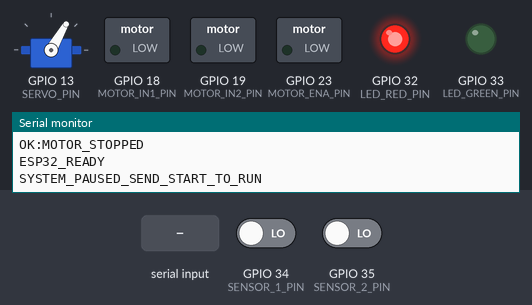
Recording of a sketch running on a simulated ESP32. On the bench: servo, switched loads named in the sketch (green lamp = pin HIGH), output pins drawn as LEDs (lit = HIGH), the last lines printed to the serial monitor. Inputs (shaded band) come from the test bench; at power-on: GPIO 34 (SENSOR_1_PIN) LOW, GPIO 35 (SENSOR_2_PIN) LOW.

Above: at 1.2 s.
1.3 s: "START\n" received over Serial
At 2.1 s:
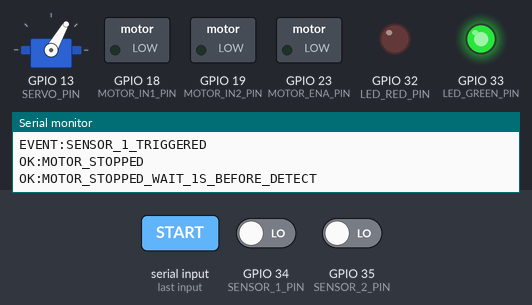
2.8 s: "STOP\n" received over Serial
At 4.2 s:
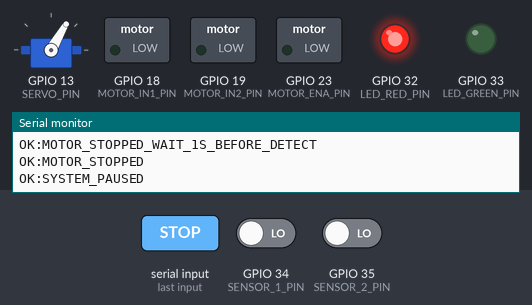
Timing chart, 0 to 5.8 s (numbered marks = the images above; inputs shaded):
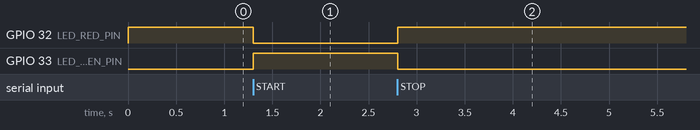

Measured:
- after the input at 1.3 s, GPIO 32 (LED_RED_PIN): HIGH → LOW at once; GPIO 33 (LED_GREEN_PIN): LOW → HIGH at once
- after the input at 2.8 s, GPIO 32 (LED_RED_PIN): LOW → HIGH at once; GPIO 33 (LED_GREEN_PIN): HIGH → LOW at once

The sketch:

pcba_esp32_controller.ino
```cpp
#include <Arduino.h>
#include <ESP32Servo.h>

// =====================================================
// PIN CONFIG
// =====================================================
#define SENSOR_1_PIN 34
#define SENSOR_2_PIN 35
#define SERVO_PIN    13

#define LED_RED_PIN    32
#define LED_GREEN_PIN  33

// =====================================================
// MOTOR CONFIG
// =====================================================
#define MOTOR_IN1_PIN 18
#define MOTOR_IN2_PIN 19
#define MOTOR_ENA_PIN 23

// =====================================================
// SENSOR CONFIG
// =====================================================
#define SENSOR_ACTIVE_STATE LOW
#define SENSOR1_IGNORE_TIME_MS 1200
#define CAMERA_STABLE_TIME_MS 2000

// =====================================================
// SERVO CONFIG
// =====================================================
#define SERVO_NORMAL_ANGLE 60
#define SERVO_SORT_ANGLE   150

#define SERVO_SORT_TIME_MS   3000
#define SERVO_RETURN_TIME_MS 3000

// =====================================================
// QUEUE CONFIG
// =====================================================
#define EVENT_QUEUE_SIZE  20
#define RESULT_QUEUE_SIZE 10

Servo sorterServo;

// =====================================================
// SYSTEM STATE
// =====================================================
enum SystemState {
  RUNNING,
  WAIT_CAMERA_STABLE,
  WAIT_RASPBERRY_RESULT,
  SORTING_NG,
  SERVO_RETURNING,
  PAUSED
};

SystemState currentState = PAUSED;
bool systemPaused = true;

// =====================================================
// EVENT TYPE
// =====================================================
enum EventType {
  EVENT_SENSOR_1,
  EVENT_SENSOR_2,
  EVENT_RESULT_OK,
  EVENT_RESULT_NG,
  EVENT_START,
  EVENT_STOP,
  EVENT_RESET_QUEUE
};

struct SystemEvent {
  EventType type;
};

// =====================================================
// FREERTOS HANDLES
// =====================================================
QueueHandle_t eventQueue;
QueueHandle_t resultQueue;

SemaphoreHandle_t stateMutex;
SemaphoreHandle_t pauseMutex;

// =====================================================
// TIMING
// =====================================================
unsigned long ignoreSensor1Until = 0;
unsigned long servoActionStartTime = 0;
unsigned long cameraStableStartTime = 0;

bool sensor1Locked = false;
bool sensor2Locked = false;

// =====================================================
// LED STATUS FUNCTIONS
// =====================================================
void setLedRunning() {
  digitalWrite(LED_RED_PIN, LOW);
  digitalWrite(LED_GREEN_PIN, HIGH);
}

void setLedPaused() {
  digitalWrite(LED_RED_PIN, HIGH);
  digitalWrite(LED_GREEN_PIN, LOW);
}

// =====================================================
// MOTOR FUNCTIONS
// =====================================================
void startMotor() {
  digitalWrite(MOTOR_IN1_PIN, LOW);
  digitalWrite(MOTOR_IN2_PIN, HIGH);

  digitalWrite(MOTOR_ENA_PIN, HIGH);

  Serial.println("OK:MOTOR_STARTED");
}

void stopMotor() {
  digitalWrite(MOTOR_ENA_PIN, LOW);

  digitalWrite(MOTOR_IN1_PIN, LOW);
  digitalWrite(MOTOR_IN2_PIN, LOW);

  Serial.println("OK:MOTOR_STOPPED");
}

// =====================================================
// STATE FUNCTIONS
// =====================================================
void setState(SystemState newState) {
  xSemaphoreTake(stateMutex, portMAX_DELAY);
  currentState = newState;
  xSemaphoreGive(stateMutex);
}

SystemState getState() {
  xSemaphoreTake(stateMutex, portMAX_DELAY);
  SystemState state = currentState;
  xSemaphoreGive(stateMutex);
  return state;
}

// =====================================================
// PAUSE FUNCTIONS
// =====================================================
void setPaused(bool paused) {
  xSemaphoreTake(pauseMutex, portMAX_DELAY);
  systemPaused = paused;
  xSemaphoreGive(pauseMutex);
}

bool isPaused() {
  xSemaphoreTake(pauseMutex, portMAX_DELAY);
  bool paused = systemPaused;
  xSemaphoreGive(pauseMutex);
  return paused;
}

// =====================================================
// SENSOR EDGE DETECTION
// =====================================================
bool sensorTriggered(int pin, bool &locked) {
  int value = digitalRead(pin);

  if (value == SENSOR_ACTIVE_STATE && !locked) {
    locked = true;
    return true;
  }

  if (value != SENSOR_ACTIVE_STATE) {
    locked = false;
  }

  return false;
}

// =====================================================
// EVENT SEND
// =====================================================
void sendEvent(EventType type) {
  SystemEvent event;
  event.type = type;

  if (xQueueSend(eventQueue, &event, 0) != pdTRUE) {
    Serial.println("ERROR:EVENT_QUEUE_FULL");
  }
}

// =====================================================
// RESULT QUEUE
// =====================================================
void pushResult(bool isOK) {
  if (xQueueSend(resultQueue, &isOK, 0) == pdTRUE) {
    Serial.print("OK:PUSH_RESULT:");
    Serial.println(isOK ? "OK" : "NG");

    Serial.print("OK:RESULT_QUEUE_COUNT=");
    Serial.println(uxQueueMessagesWaiting(resultQueue));
  } else {
    Serial.println("ERROR:RESULT_QUEUE_FULL");
  }
}

bool popResult(bool &isOK) {
  if (xQueueReceive(resultQueue, &isOK, 0) == pdTRUE) {
    Serial.print("OK:POP_RESULT:");
    Serial.println(isOK ? "OK" : "NG");

    Serial.print("OK:RESULT_QUEUE_COUNT=");
    Serial.println(uxQueueMessagesWaiting(resultQueue));

    return true;
  }

  return false;
}

void resetResultQueue() {
  xQueueReset(resultQueue);
  Serial.println("OK:RESULT_QUEUE_RESET");
}

// =====================================================
// SERIAL TASK
// =====================================================
void SerialTask(void *parameter) {
  while (true) {
    if (Serial.available()) {
      String cmd = Serial.readStringUntil('\n');
      cmd.trim();

      if (cmd.length() > 0) {
        if (cmd == "START") {
          sendEvent(EVENT_START);
        }

        else if (cmd == "STOP") {
          sendEvent(EVENT_STOP);
        }

        else if (cmd == "RESULT_OK") {
          sendEvent(EVENT_RESULT_OK);
        }

        else if (cmd == "RESULT_NG") {
          sendEvent(EVENT_RESULT_NG);
        }

        else if (cmd == "RESET_QUEUE") {
          sendEvent(EVENT_RESET_QUEUE);
        }

        else {
          Serial.print("ERROR:UNKNOWN_COMMAND:");
          Serial.println(cmd);
        }
      }
    }

    vTaskDelay(pdMS_TO_TICKS(5));
  }
}

// =====================================================
// SENSOR TASK
// =====================================================
void SensorTask(void *parameter) {
  while (true) {
    SystemState state = getState();

    if (state == RUNNING && !isPaused()) {

      if (sensorTriggered(SENSOR_2_PIN, sensor2Locked)) {
        sendEvent(EVENT_SENSOR_2);
      }

      if (millis() >= ignoreSensor1Until) {
        if (sensorTriggered(SENSOR_1_PIN, sensor1Locked)) {
          sendEvent(EVENT_SENSOR_1);
        }
      }
    }

    vTaskDelay(pdMS_TO_TICKS(5));
  }
}

// =====================================================
// CONTROL TASK
// =====================================================
void ControlTask(void *parameter) {
  SystemEvent event;

  while (true) {

    SystemState state = getState();

    // =================================================
    // SENSOR 1 ĐÃ PHÁT HIỆN MẠCH
    // =================================================
    if (state == WAIT_CAMERA_STABLE) {
      if (millis() - cameraStableStartTime >= CAMERA_STABLE_TIME_MS) {
        Serial.println("BOARD_DETECTED");

        setState(WAIT_RASPBERRY_RESULT);

        Serial.println("OK:WAIT_RASPBERRY_RESULT");
      }
    }

    // =================================================
    // SERVO NON-BLOCKING
    // =================================================
    else if (state == SORTING_NG) {
      if (millis() - servoActionStartTime >= SERVO_SORT_TIME_MS) {
        sorterServo.write(SERVO_NORMAL_ANGLE);
        servoActionStartTime = millis();

        setState(SERVO_RETURNING);
        Serial.println("OK:SERVO_RETURNING");
      }
    }

    else if (state == SERVO_RETURNING) {
      if (millis() - servoActionStartTime >= SERVO_RETURN_TIME_MS) {

        if (isPaused()) {
          stopMotor();
          setLedPaused();
          setState(PAUSED);
          Serial.println("OK:SERVO_DONE_SYSTEM_PAUSED");
        } else {
          startMotor();
          setLedRunning();
          setState(RUNNING);
          Serial.println("OK:SORTED_NG_DONE");
        }
      }
    }

    // =================================================
    // HANDLE EVENTS
    // =================================================
    if (xQueueReceive(eventQueue, &event, pdMS_TO_TICKS(10)) == pdTRUE) {

      switch (event.type) {

        // =============================================
        // SENSOR 1: bo mạch vào vùng camera
        // =============================================
        case EVENT_SENSOR_1: {
          if (getState() != RUNNING || isPaused()) break;

          Serial.println("EVENT:SENSOR_1_TRIGGERED");

          stopMotor();

          cameraStableStartTime = millis();

          setState(WAIT_CAMERA_STABLE);

          Serial.println("OK:MOTOR_STOPPED_WAIT_1S_BEFORE_DETECT");

          break;
        }

        // =============================================
        // SENSOR 2: bo mạch đến vị trí phân loại
        // =============================================
        case EVENT_SENSOR_2: {
          if (getState() != RUNNING || isPaused()) break;

          Serial.println("EVENT:SENSOR_2_TRIGGERED");

          bool isOK;
          bool hasResult = popResult(isOK);

          if (!hasResult) {
            Serial.println("ERROR:SENSOR2_TRIGGERED_BUT_QUEUE_EMPTY");
            break;
          }

          if (isOK) {
            Serial.println("ACTION:BOARD_OK_PASS");
          } else {
            Serial.println("ACTION:SORT_NG_BOARD");

            stopMotor();

            sorterServo.write(SERVO_SORT_ANGLE);
            servoActionStartTime = millis();

            setState(SORTING_NG);
          }

          break;
        }

        // =============================================
        // Raspberry trả RESULT_OK
        // =============================================
        case EVENT_RESULT_OK: {
          Serial.println("OK:RESULT_OK_RECEIVED");

          pushResult(true);

          ignoreSensor1Until = millis() + SENSOR1_IGNORE_TIME_MS;

          if (isPaused()) {
            stopMotor();
            setLedPaused();
            setState(PAUSED);
            Serial.println("OK:RESULT_SAVED_BUT_SYSTEM_PAUSED");
          } else {
            startMotor();
            setLedRunning();
            setState(RUNNING);
          }

          break;
        }

        // =============================================
        // Raspberry trả RESULT_NG
        // =============================================
        case EVENT_RESULT_NG: {
          Serial.println("OK:RESULT_NG_RECEIVED");

          pushResult(false);

          ignoreSensor1Until = millis() + SENSOR1_IGNORE_TIME_MS;

          if (isPaused()) {
            stopMotor();
            setLedPaused();
            setState(PAUSED);
            Serial.println("OK:RESULT_SAVED_BUT_SYSTEM_PAUSED");
          } else {
            startMotor();
            setLedRunning();
            setState(RUNNING);
          }

          break;
        }

        // =============================================
        // START SYSTEM
        // =============================================
        case EVENT_START: {
          setPaused(false);

          startMotor();
          setLedRunning();

          setState(RUNNING);

          Serial.println("OK:SYSTEM_RUNNING");
          break;
        }

        // =============================================
        // STOP / PAUSE SYSTEM
        // =============================================
        case EVENT_STOP: {
          setPaused(true);

          stopMotor();
          setLedPaused();

          SystemState nowState = getState();

          if (nowState == SORTING_NG || nowState == SERVO_RETURNING) {
            Serial.println("OK:STOP_REQUESTED_SERVO_WILL_FINISH_THEN_PAUSE");
          } else {
            setState(PAUSED);
            Serial.println("OK:SYSTEM_PAUSED");
          }

          break;
        }

        // =============================================
        // RESET QUEUE
        // =============================================
        case EVENT_RESET_QUEUE: {
          resetResultQueue();
          break;
        }
      }
    }

    vTaskDelay(pdMS_TO_TICKS(2));
  }
}

// =====================================================
// SETUP
// =====================================================
void setup() {
  Serial.begin(115200);

  pinMode(SENSOR_1_PIN, INPUT);
  pinMode(SENSOR_2_PIN, INPUT);

  pinMode(LED_RED_PIN, OUTPUT);
  pinMode(LED_GREEN_PIN, OUTPUT);

  // Motor L298N - không dùng PWM
  pinMode(MOTOR_IN1_PIN, OUTPUT);
  pinMode(MOTOR_IN2_PIN, OUTPUT);
  pinMode(MOTOR_ENA_PIN, OUTPUT);

  // Servo
  sorterServo.attach(SERVO_PIN, 500, 2400);
  sorterServo.write(SERVO_NORMAL_ANGLE);

  // Ban đầu motor dừng, LED đỏ sáng
  stopMotor();
  setLedPaused();

  // Tạo queue
  eventQueue = xQueueCreate(EVENT_QUEUE_SIZE, sizeof(SystemEvent));
  resultQueue = xQueueCreate(RESULT_QUEUE_SIZE, sizeof(bool));

  // Tạo mutex
  stateMutex = xSemaphoreCreateMutex();
  pauseMutex = xSemaphoreCreateMutex();

  if (
    eventQueue == NULL ||
    resultQueue == NULL ||
    stateMutex == NULL ||
    pauseMutex == NULL
  ) {
    Serial.println("ERROR:RTOS_INIT_FAILED");
    while (true) {
      delay(1000);
    }
  }

  setState(PAUSED);
  setPaused(true);

  Serial.println("ESP32_READY");
  Serial.println("SYSTEM_PAUSED_SEND_START_TO_RUN");

  // =====================================================
  // TASKS
  // =====================================================
  xTaskCreatePinnedToCore(
    SerialTask,
    "SerialTask",
    4096,
    NULL,
    3,
    NULL,
    1
  );

  xTaskCreatePinnedToCore(
    ControlTask,
    "ControlTask",
    4096,
    NULL,
    2,
    NULL,
    1
  );

  xTaskCreatePinnedToCore(
    SensorTask,
    "SensorTask",
    2048,
    NULL,
    1,
    NULL,
    1
  );
}

void loop() {
  vTaskDelay(pdMS_TO_TICKS(1000));
}
```
